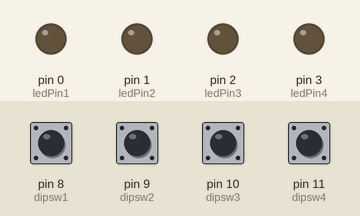
Recording of a sketch running on a simulated Arduino Uno, built with avr-gcc and run on an emulated ATmega328P. Parts: output pins drawn as LEDs (lit = HIGH). The test bench sets the inputs (shaded band); at power-on: pin 8 (dipsw1), pin 9 (dipsw2), pin 10 (dipsw3), pin 11 (dipsw4) LOW.

Above: at 1.2 s.
1.3 s: pin 8 (dipsw1) pulled HIGH for 0.15 s
At 1.37 s:
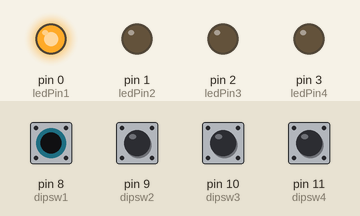
2.9 s: pin 9 (dipsw2) pulled HIGH for 0.15 s
At 2.97 s:
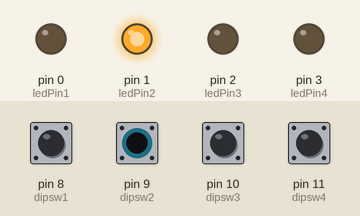
4.5 s: pin 10 (dipsw3) pulled HIGH for 0.15 s
At 4.57 s:
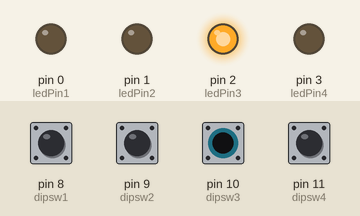
6.1 s: pin 11 (dipsw4) pulled HIGH for 0.15 s
At 6.17 s:
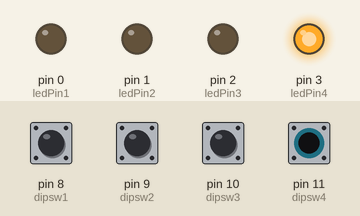
7.7 s: pin 8 (dipsw1) driven HIGH and pin 9 (dipsw2) driven HIGH
At 8.4 s:
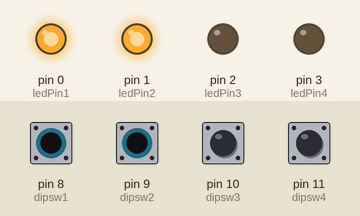
9.2 s: pin 10 (dipsw3) pulled HIGH for 1 s
At 9.6 s:
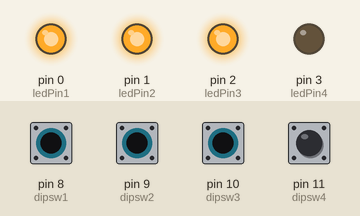
Timing chart, 0 to 12.2 s (numbered marks = the images above; inputs shaded):
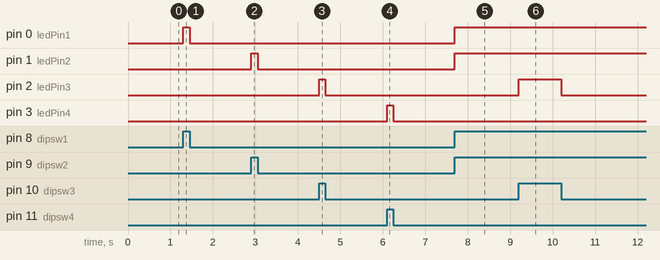

The sketch:

2.ino
```cpp
const int ledPin1 = 0;
const int ledPin2 = 1;
const int ledPin3 = 2;
const int ledPin4 = 3;
const int dipsw1 = 8;
const int dipsw2 = 9;
const int dipsw3 = 10;
const int dipsw4 = 11;

void setup() {
    // 初始化 LED pins 為輸出
    pinMode(ledPin1, OUTPUT);
    pinMode(ledPin2, OUTPUT);
    pinMode(ledPin3, OUTPUT);
    pinMode(ledPin4, OUTPUT);

    // 初始化 DIP 開關 pins 為輸入
    pinMode(dipsw1, INPUT);
    pinMode(dipsw2, INPUT);
    pinMode(dipsw3, INPUT);
    pinMode(dipsw4, INPUT);
}

void loop() {
    // 儲存 DIP 開關狀態
    int dipswState = 0;

    // 讀取每個 DIP 開關並將其轉換為整數的一部分
    dipswState |= digitalRead(dipsw1) << 0;  // 第一個開關位於最低位
    dipswState |= digitalRead(dipsw2) << 1;  // 第二個開關位於第二位
    dipswState |= digitalRead(dipsw3) << 2;  // 第三個開關位於第三位
    dipswState |= digitalRead(dipsw4) << 3;  // 第四個開關位於第四位

    // 根據 dipswState 的二進位值控制 LED
    digitalWrite(ledPin1, dipswState & 0b0001);  // 控制 LED1
    digitalWrite(ledPin2, dipswState & 0b0010);  // 控制 LED2
    digitalWrite(ledPin3, dipswState & 0b0100);  // 控制 LED3
    digitalWrite(ledPin4, dipswState & 0b1000);  // 控制 LED4
}
```

Measured:
- after the input at 1.3 s, pin 0 (ledPin1): LOW → HIGH at once, → LOW 0.15 s later
- after the input at 2.9 s, pin 1 (ledPin2): LOW → HIGH at once, → LOW 0.15 s later
- after the input at 4.5 s, pin 2 (ledPin3): LOW → HIGH at once, → LOW 0.15 s later
- after the input at 6.1 s, pin 3 (ledPin4): LOW → HIGH at once, → LOW 0.15 s later
- after the input at 7.7 s, pin 0 (ledPin1), pin 1 (ledPin2): LOW → HIGH at once
- after the input at 9.2 s, pin 2 (ledPin3): LOW → HIGH at once, → LOW 1.0 s later
